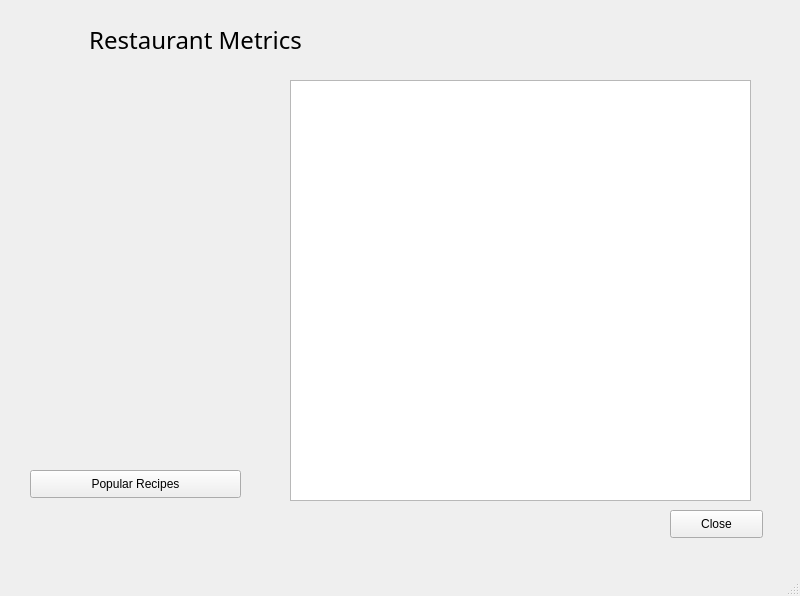
<?xml version="1.0" encoding="UTF-8"?>
<ui version="4.0">
 <class>recipe</class>
 <widget class="QMainWindow" name="recipe">
  <property name="geometry">
   <rect>
    <x>0</x>
    <y>0</y>
    <width>800</width>
    <height>596</height>
   </rect>
  </property>
  <property name="windowTitle">
   <string>MainWindow</string>
  </property>
  <widget class="QWidget" name="centralwidget">
   <widget class="QLabel" name="label">
    <property name="geometry">
     <rect>
      <x>20</x>
      <y>20</y>
      <width>351</width>
      <height>41</height>
     </rect>
    </property>
    <property name="font">
     <font>
      <family>Showcard Gothic</family>
      <pointsize>18</pointsize>
      <underline>false</underline>
     </font>
    </property>
    <property name="text">
     <string>Restaurant Metrics</string>
    </property>
    <property name="textFormat">
     <enum>Qt::RichText</enum>
    </property>
    <property name="alignment">
     <set>Qt::AlignCenter</set>
    </property>
    <property name="wordWrap">
     <bool>false</bool>
    </property>
   </widget>
   <widget class="QPushButton" name="popButton">
    <property name="geometry">
     <rect>
      <x>30</x>
      <y>470</y>
      <width>211</width>
      <height>28</height>
     </rect>
    </property>
    <property name="text">
     <string>Popular Recipes</string>
    </property>
   </widget>
   <widget class="QTableView" name="table">
    <property name="geometry">
     <rect>
      <x>290</x>
      <y>80</y>
      <width>461</width>
      <height>421</height>
     </rect>
    </property>
   </widget>
   <widget class="QPushButton" name="pushButton">
    <property name="geometry">
     <rect>
      <x>670</x>
      <y>510</y>
      <width>93</width>
      <height>28</height>
     </rect>
    </property>
    <property name="text">
     <string>Close</string>
    </property>
   </widget>
  </widget>
  <widget class="QMenuBar" name="menubar">
   <property name="geometry">
    <rect>
     <x>0</x>
     <y>0</y>
     <width>800</width>
     <height>26</height>
    </rect>
   </property>
  </widget>
  <widget class="QStatusBar" name="statusbar"/>
 </widget>
 <resources/>
 <connections/>
</ui>
